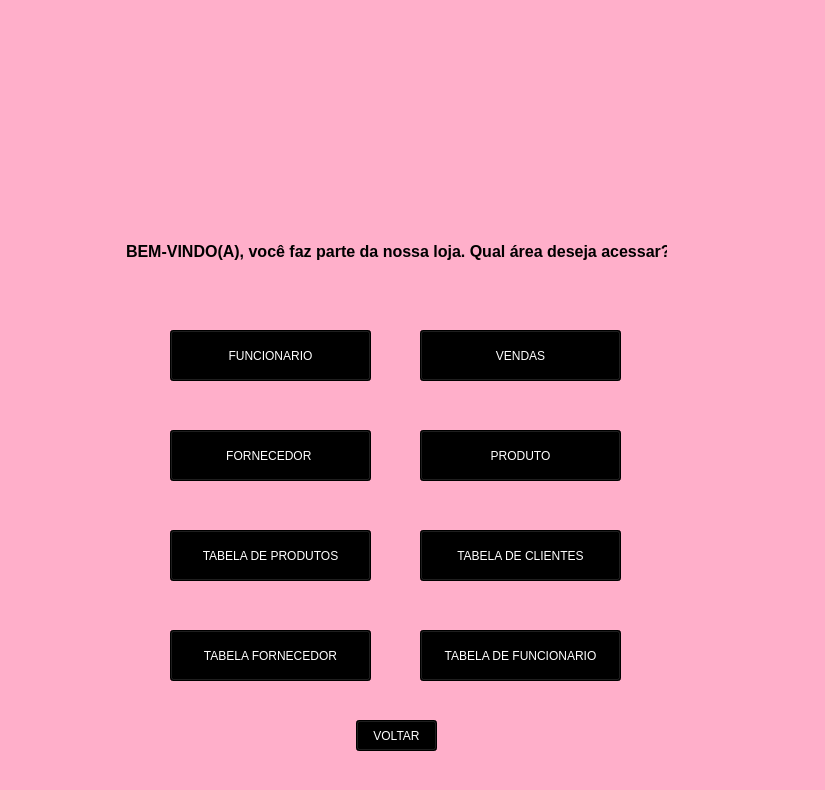
<?xml version="1.0" encoding="UTF-8"?>
<ui version="4.0">
 <class>MainWindow</class>
 <widget class="QMainWindow" name="MainWindow">
  <property name="geometry">
   <rect>
    <x>0</x>
    <y>0</y>
    <width>825</width>
    <height>790</height>
   </rect>
  </property>
  <property name="maximumSize">
   <size>
    <width>825</width>
    <height>790</height>
   </size>
  </property>
  <property name="windowTitle">
   <string>MainWindow</string>
  </property>
  <property name="styleSheet">
   <string notr="true">background-color: rgb(255, 175, 202);</string>
  </property>
  <widget class="QWidget" name="centralwidget">
   <widget class="QLabel" name="label">
    <property name="geometry">
     <rect>
      <x>230</x>
      <y>20</y>
      <width>341</width>
      <height>181</height>
     </rect>
    </property>
    <property name="text">
     <string/>
    </property>
    <property name="pixmap">
     <pixmap>iMAGENs/LOGO-removebg-preview.png</pixmap>
    </property>
    <property name="scaledContents">
     <bool>true</bool>
    </property>
   </widget>
   <widget class="QLabel" name="label_3">
    <property name="geometry">
     <rect>
      <x>126</x>
      <y>211</y>
      <width>541</width>
      <height>81</height>
     </rect>
    </property>
    <property name="font">
     <font>
      <family>Nirmala UI</family>
      <pointsize>12</pointsize>
      <weight>75</weight>
      <bold>true</bold>
     </font>
    </property>
    <property name="text">
     <string>BEM-VINDO(A), você faz parte da nossa loja. Qual área deseja acessar?</string>
    </property>
   </widget>
   <widget class="QPushButton" name="func">
    <property name="geometry">
     <rect>
      <x>170</x>
      <y>330</y>
      <width>201</width>
      <height>51</height>
     </rect>
    </property>
    <property name="styleSheet">
     <string notr="true">background-color: rgb(0, 0, 0);
color: rgb(255, 255, 255);</string>
    </property>
    <property name="text">
     <string>FUNCIONARIO</string>
    </property>
   </widget>
   <widget class="QPushButton" name="vendas">
    <property name="geometry">
     <rect>
      <x>420</x>
      <y>330</y>
      <width>201</width>
      <height>51</height>
     </rect>
    </property>
    <property name="styleSheet">
     <string notr="true">background-color: rgb(0, 0, 0);
color: rgb(255, 255, 255);</string>
    </property>
    <property name="text">
     <string>VENDAS</string>
    </property>
   </widget>
   <widget class="QPushButton" name="prod">
    <property name="geometry">
     <rect>
      <x>420</x>
      <y>430</y>
      <width>201</width>
      <height>51</height>
     </rect>
    </property>
    <property name="styleSheet">
     <string notr="true">background-color: rgb(0, 0, 0);
color: rgb(255, 255, 255);</string>
    </property>
    <property name="text">
     <string>PRODUTO</string>
    </property>
   </widget>
   <widget class="QPushButton" name="forne">
    <property name="geometry">
     <rect>
      <x>170</x>
      <y>430</y>
      <width>201</width>
      <height>51</height>
     </rect>
    </property>
    <property name="styleSheet">
     <string notr="true">background-color: rgb(0, 0, 0);
color: rgb(255, 255, 255);</string>
    </property>
    <property name="text">
     <string>FORNECEDOR </string>
    </property>
   </widget>
   <widget class="QPushButton" name="voltar">
    <property name="geometry">
     <rect>
      <x>356</x>
      <y>720</y>
      <width>81</width>
      <height>31</height>
     </rect>
    </property>
    <property name="styleSheet">
     <string notr="true">background-color: rgb(0, 0, 0);
color: rgb(255, 255, 255);</string>
    </property>
    <property name="text">
     <string>VOLTAR</string>
    </property>
   </widget>
   <widget class="QPushButton" name="tb_prod">
    <property name="geometry">
     <rect>
      <x>170</x>
      <y>530</y>
      <width>201</width>
      <height>51</height>
     </rect>
    </property>
    <property name="styleSheet">
     <string notr="true">background-color: rgb(0, 0, 0);
color: rgb(255, 255, 255);</string>
    </property>
    <property name="text">
     <string>TABELA DE PRODUTOS</string>
    </property>
   </widget>
   <widget class="QPushButton" name="tb_cliente">
    <property name="geometry">
     <rect>
      <x>420</x>
      <y>530</y>
      <width>201</width>
      <height>51</height>
     </rect>
    </property>
    <property name="styleSheet">
     <string notr="true">background-color: rgb(0, 0, 0);
color: rgb(255, 255, 255);</string>
    </property>
    <property name="text">
     <string>TABELA DE CLIENTES</string>
    </property>
   </widget>
   <widget class="QPushButton" name="tb_func">
    <property name="geometry">
     <rect>
      <x>420</x>
      <y>630</y>
      <width>201</width>
      <height>51</height>
     </rect>
    </property>
    <property name="styleSheet">
     <string notr="true">background-color: rgb(0, 0, 0);
color: rgb(255, 255, 255);</string>
    </property>
    <property name="text">
     <string>TABELA DE FUNCIONARIO</string>
    </property>
   </widget>
   <widget class="QPushButton" name="tb_forn">
    <property name="geometry">
     <rect>
      <x>170</x>
      <y>630</y>
      <width>201</width>
      <height>51</height>
     </rect>
    </property>
    <property name="styleSheet">
     <string notr="true">background-color: rgb(0, 0, 0);
color: rgb(255, 255, 255);</string>
    </property>
    <property name="text">
     <string>TABELA FORNECEDOR</string>
    </property>
   </widget>
  </widget>
  <widget class="QMenuBar" name="menubar">
   <property name="geometry">
    <rect>
     <x>0</x>
     <y>0</y>
     <width>825</width>
     <height>21</height>
    </rect>
   </property>
  </widget>
  <widget class="QStatusBar" name="statusbar"/>
 </widget>
 <resources/>
 <connections/>
</ui>
